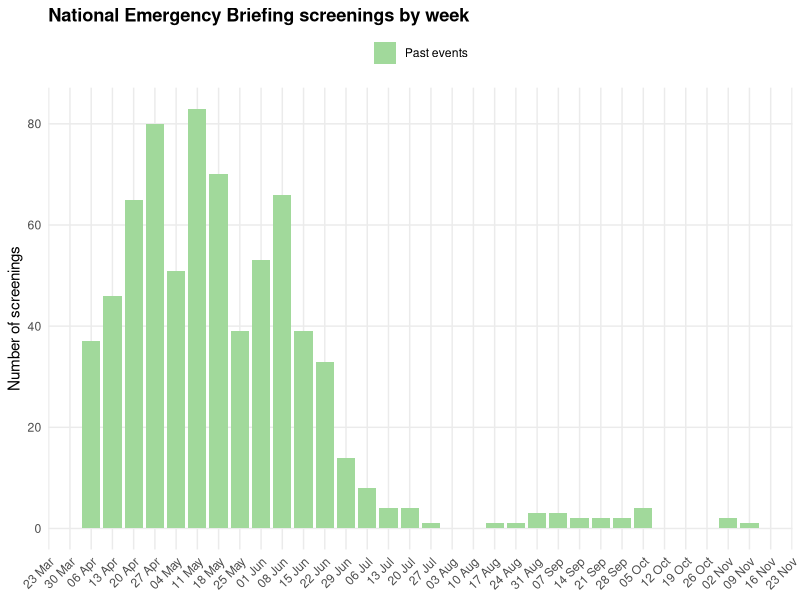

The R script that drew this image:
# Load package
library(tidyverse)

# Read the simplified NEB screenings data
neb_screenings <- read_csv("neb_screenings.csv")

# Filter for known date and create a week-starting date
timeline_data <- neb_screenings |>
  mutate(screening_date = dmy(date)) |>
  filter(!is.na(screening_date)) |>
  mutate(week_start = floor_date(screening_date, unit = "week", week_start = 1),
    timing = case_when(screening_date < Sys.Date() ~ "Past events",
      TRUE ~ "Upcoming events"))


# Count screenings in each week
weekly_screenings <- timeline_data |>
  count(week_start, timing, name = "screenings")

# Draw a simple weekly histogram
timeline_histogram <- ggplot(weekly_screenings,
  aes(x = week_start, y = screenings, fill = timing)) +
  geom_col(width = 6) +
  scale_fill_manual(values = c("Past events" = "#A1D99B", 
                               "Upcoming events" = "#006D2C")) +
  scale_x_date(date_breaks = "1 week", date_labels = "%d %b") +
  labs(title = "National Emergency Briefing screenings by week",
       x = NULL,
       y = "Number of screenings",
       fill = NULL) +
  theme_minimal() +
  theme(plot.title = element_text(face = "bold"),
        axis.text.x = element_text(angle = 45, hjust = 1),
        legend.position = "top",
        panel.grid.minor = element_blank())

# Show the histogram
timeline_histogram
